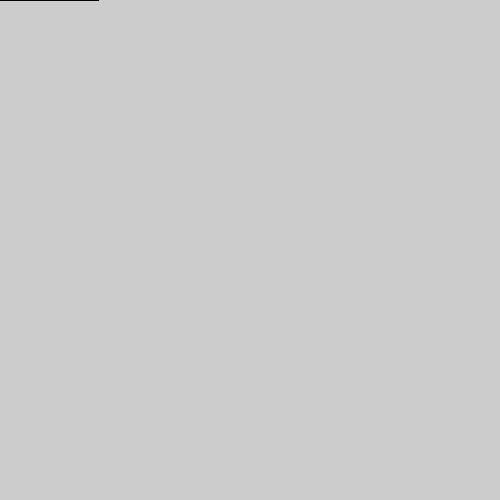
Frame 1 (no input)
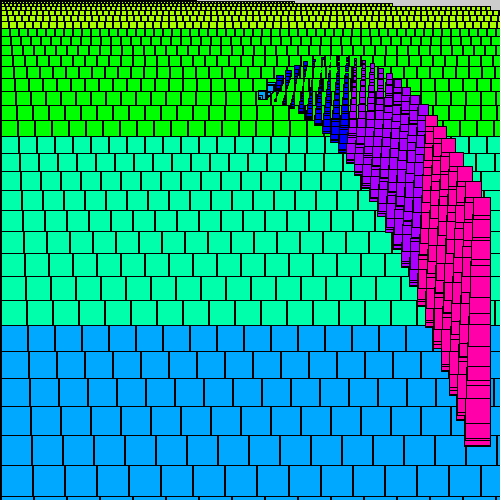
Frame 60 (the mouse pressed at the canvas centre just before this capture)
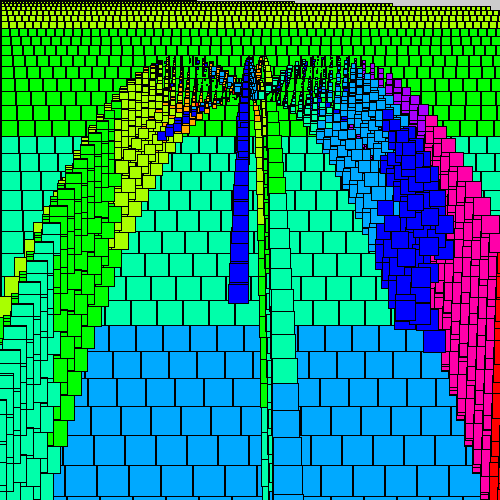
Frame 120 (the mouse held since frame 60 and released just before this capture)

The Processing sketch that drew these frames (run headless with seeded random() and noise(); from frame 60 on, the mouse is pressed at the canvas centre):

// Processing sketch: ColorVolcano
// ── ColorVolcano.pde
p[] a={};int f;void setup(){size(500,500);colorMode(HSB,9);for(f=0;f<99;f++){a=(p[])append(a,new p(f));}}void draw(){f++;for(p e:a){fill((f/9)%9,9,9);square(e.x+=e.s,e.y-=e.u,e.u--);if(e.y>500){e.x=250;e.y=99;e.s=sin(f/9)*9;e.u=random(9);}}}class p{float x,y,u,s;p(int f){s=f;}}
